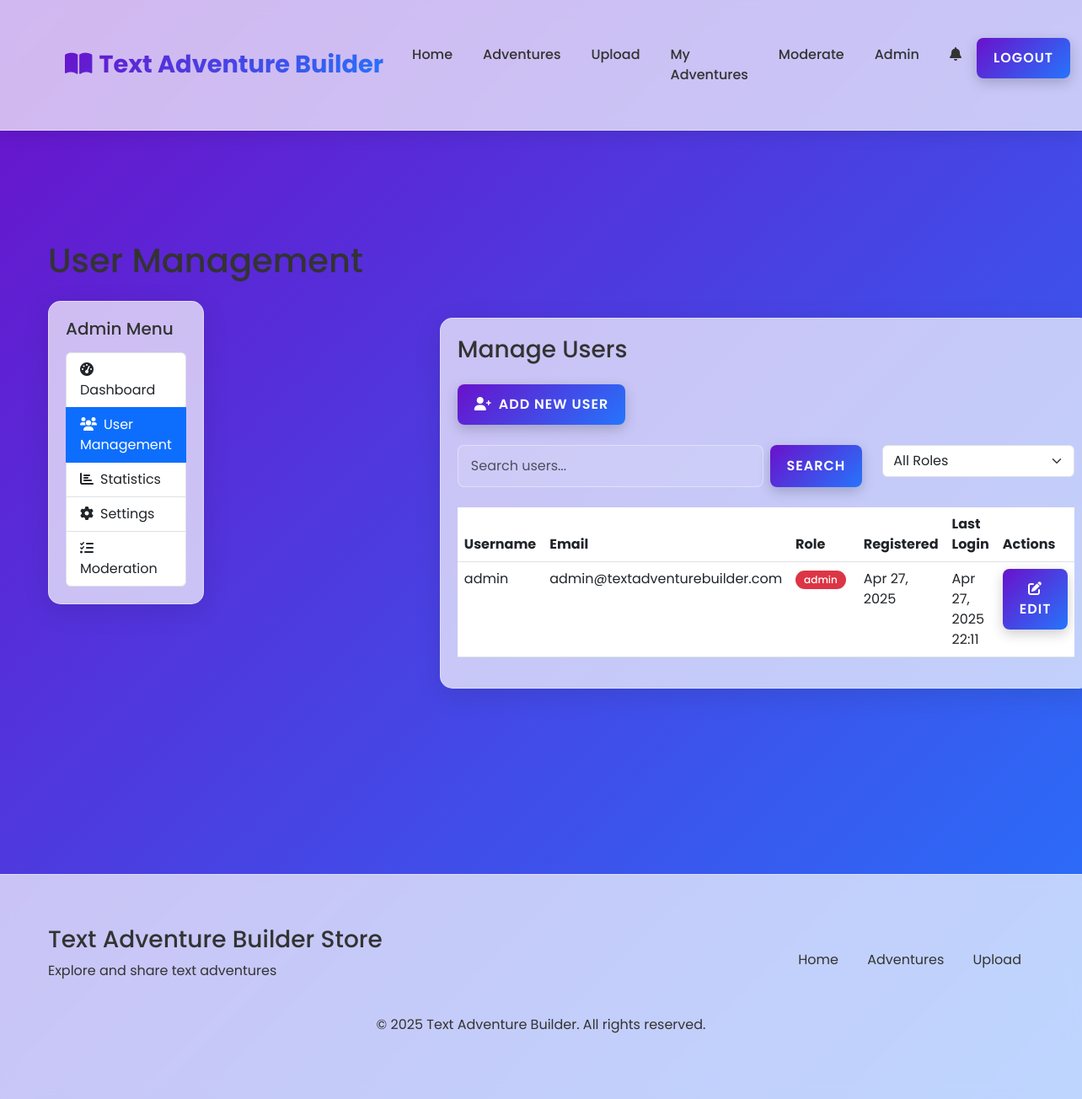
/admin/users (signed in), run on an earlier commit of the app's database.
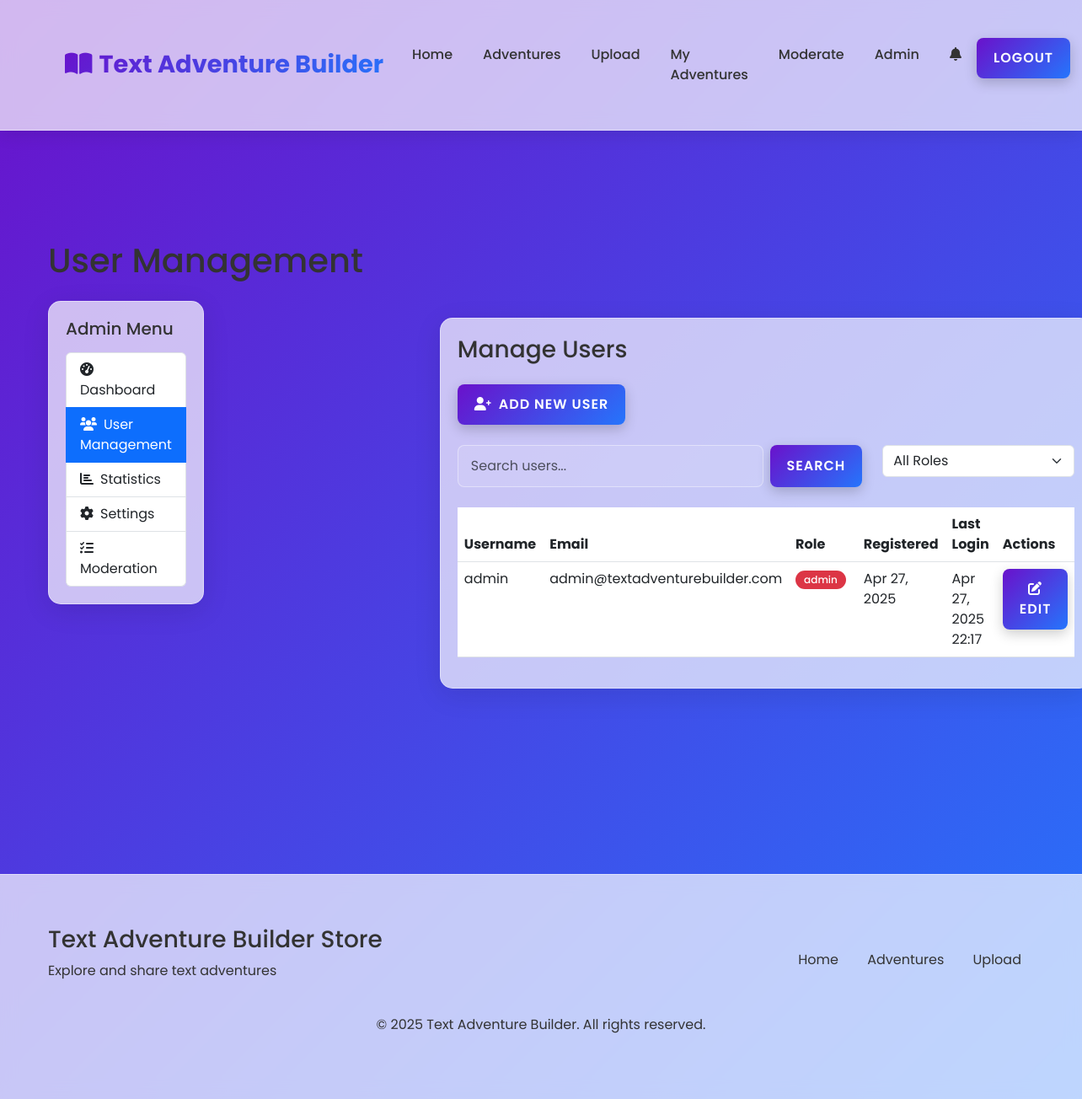
And on a later commit of the database.
### tables this page shows
CREATE TABLE users (
    id INTEGER PRIMARY KEY AUTOINCREMENT,
    username TEXT UNIQUE NOT NULL,
    email TEXT UNIQUE NOT NULL,
    password TEXT NOT NULL,
    role TEXT NOT NULL,
    created_at TIMESTAMP DEFAULT CURRENT_TIMESTAMP,
    last_login TIMESTAMP
);

### app.py (the view)
@app.route('/admin/users')
@admin_required
def admin_users():
    conn = get_db_connection()
    users = conn.execute('''
        SELECT id, username, email, role, created_at, last_login
        FROM users
        ORDER BY created_at DESC
    ''').fetchall()
    processed_users = []
    for user_row in users:
        user_dict = dict(user_row) # Convert Row object to dictionary
        try:
            user_dict['created_at'] = datetime.datetime.strptime(user_dict['created_at'], '%Y-%m-%d %H:%M:%S')
            if user_dict['last_login']:
                user_dict['last_login'] = datetime.datetime.strptime(user_dict['last_login'], '%Y-%m-%d %H:%M:%S.%f') # Handle potential microseconds from user login update
        except (ValueError, TypeError) as e:
            app.logger.error(f"Error parsing timestamp for user {user_dict.get('id')}: {e}")
        processed_users.append(user_dict)
    conn.close()
    return render_template('admin/users.html', users=processed_users)

### app.py (called while the page is built)
def get_db_connection():
    conn = sqlite3.connect(app.config['DATABASE'])
    conn.row_factory = sqlite3.Row
    return conn

def admin_required(f):
    @wraps(f)
    def decorated_function(*args, **kwargs):
        if 'user_id' not in session:
            flash('Please log in to access this page', 'error')
            return redirect(url_for('login', next=request.url))
        conn = get_db_connection()
        user = conn.execute('SELECT role FROM users WHERE id = ?', (session['user_id'],)).fetchone()
        conn.close()
        if user['role'] != 'admin':
            flash('You do not have permission to access this page', 'error')
            return redirect(url_for('index'))
        return f(*args, **kwargs)
    return decorated_function

def get_site_settings():
    conn = get_db_connection()
    settings = {}
    for row in conn.execute('SELECT setting_name, setting_value FROM site_settings').fetchall():
        settings[row['setting_name']] = row['setting_value']
    conn.close()
    return settings

def get_pending_moderation_count():
    if 'user_id' not in session:
        return 0
    conn = get_db_connection()
    user = conn.execute('SELECT role FROM users WHERE id = ?', (session['user_id'],)).fetchone()
    if user and user['role'] in ['admin', 'moderator']:
        count = conn.execute('SELECT COUNT(*) as count FROM adventures WHERE approved = 0').fetchone()['count']
    else:
        count = 0
    conn.close()
    return count

@app.context_processor
def inject_settings():
    settings = get_site_settings()
    pending_count = get_pending_moderation_count()
    return dict(settings=settings, pending_moderation_count=pending_count)

### templates/admin/users.html (shortened to what this page needs)
{% extends 'base.html' %}
{% block content %}
<section class="mt-4 fade-in">
    <h1 class="mb-4">User Management</h1>
    <div class="admin-container">
        <div class="admin-sidebar">
            <div class="glass-panel">
                <h5 class="mb-3">Admin Menu</h5>
                <ul class="list-group">
                    <a href="{{ url_for('admin_panel') }}" class="list-group-item list-group-item-action">
                        <i class="fas fa-tachometer-alt me-2"></i>Dashboard
                    </a>
                    <a href="{{ url_for('admin_users') }}" class="list-group-item list-group-item-action active">
                        <i class="fas fa-users me-2"></i>User Management
                    </a>
                    <a href="{{ url_for('admin_stats') }}" class="list-group-item list-group-item-action">
                        <i class="fas fa-chart-bar me-2"></i>Statistics
                    </a>
                    <a href="{{ url_for('admin_settings') }}" class="list-group-item list-group-item-action">
                        <i class="fas fa-cog me-2"></i>Settings
                    </a>
                    <a href="{{ url_for('moderate') }}" class="list-group-item list-group-item-action">
                        <i class="fas fa-tasks me-2"></i>Moderation
                    </a>
                </ul>
            </div>
        </div>
        <div class="admin-content">
            <div class="glass-panel">
                <h3 class="mb-4">Manage Users</h3>
                <div class="mb-4">
                    <button class="btn-3d" data-bs-toggle="modal" data-bs-target="#addUserModal"><i class="fas fa-user-plus me-2"></i>Add New User</button>
                </div>
                <div class="row mb-4">
                    <div class="col-md-8">
                        <form action="{{ url_for('admin_users') }}" method="get" class="d-flex">
                            <input type="text" name="search" class="form-control me-2" placeholder="Search users...">
                            <button type="submit" class="btn-3d">Search</button>
                        </form>
                    </div>
                    <div class="col-md-4">
                        <div class="d-flex justify-content-end">
                            <select class="form-select" id="role-filter" onchange="window.location = this.value;">
                                <option value="{{ url_for('admin_users') }}">All Roles</option>
                            </select>
                        </div>
                    </div>
                </div>
                <div class="table-responsive">
                    <table class="table">
                        <thead>
                            <tr>
                                <th>Username</th>
                                <th>Email</th>
                                <th>Role</th>
                                <th>Registered</th>
                                <th>Last Login</th>
                                <th>Actions</th>
                            </tr>
                        </thead>
                        <tbody>
                            {% for user in users %}
                                <tr>
                                    <td>{{ user.username }}</td>
                                    <td>{{ user.email }}</td>
                                    <td>
                                        <span class="badge {% if user.role == 'admin' %}bg-danger{% elif user.role == 'moderator' %}bg-warning{% else %}bg-info{% endif %}">
                                            {{ user.role }}
                                        </span>
                                    </td>
                                    <td>{{ user.created_at.strftime('%b %d, %Y') }}</td>
                                    <td>{{ user.last_login.strftime('%b %d, %Y %H:%M') if user.last_login else 'Never' }}</td>
                                    <td>
                                        <button class="btn-3d btn-sm" data-bs-toggle="modal" data-bs-target="#editUserModal{{ user.id }}">
                                            <i class="fas fa-edit"></i> Edit
                                        </button>
                                    </td>
                                </tr>
                            {% endfor %}
                        </tbody>
                    </table>
                </div>
            </div>
        </div>
    </div>
</section>
{% endblock %}

### templates/base.html (shortened to what this page needs)
<!DOCTYPE html>
<html lang="en">
<head>
    <link href="https://cdn.jsdelivr.net/npm/bootstrap@5.3.0-alpha1/dist/css/bootstrap.min.css" rel="stylesheet">
    <link href="https://cdnjs.cloudflare.com/ajax/libs/font-awesome/6.0.0/css/all.min.css" rel="stylesheet">
    <link href="{{ url_for('static', filename='css/style.css') }}" rel="stylesheet">
</head>
<body class="{% if settings.theme == 'dark' %}dark-theme{% endif %}">
    <nav class="navbar navbar-expand-lg">
        <div class="container">
            <a class="navbar-brand" href="{{ url_for('index') }}">
                <i class="fas fa-book-open me-2"></i>Text Adventure Builder
            </a>
            <div class="collapse navbar-collapse" id="navbarNav">
                <ul class="navbar-nav ms-auto">
                    <li class="nav-item">
                        <a class="nav-link" href="{{ url_for('index') }}">Home</a>
                    </li>
                    <li class="nav-item">
                        <a class="nav-link" href="{{ url_for('adventures') }}">Adventures</a>
                    </li>
                    {% if session.user_id %}
                        <li class="nav-item">
                            <a class="nav-link" href="{{ url_for('upload_adventure') }}">Upload</a>
                        </li>
                        <li class="nav-item">
                            <a class="nav-link" href="{{ url_for('my_adventures') }}">My Adventures</a>
                        </li>
                        {% if session.role in ['admin', 'moderator'] %}
                            <li class="nav-item">
                                <a class="nav-link position-relative" href="{{ url_for('moderate') }}">
                                    Moderate
                                </a>
                            </li>
                        {% endif %}
                        {% if session.role == 'admin' %}
                            <li class="nav-item">
                                <a class="nav-link" href="{{ url_for('admin_panel') }}">Admin</a>
                            </li>
                        {% endif %}
                        <li class="nav-item">
                            <a class="nav-link position-relative" href="{{ url_for('notifications') }}">
                                <i class="fas fa-bell"></i>
                            </a>
                        </li>
                        <li class="nav-item">
                            <a class="btn-3d" href="{{ url_for('logout') }}">Logout</a>
                        </li>
                    {% endif %}
                </ul>
            </div>
        </div>
    </nav>
    <div id="alert-container" class="container mt-3">
    </div>
    <main class="container">
        {% block content %}{% endblock %}
    </main>
    <footer class="footer">
        <div class="container">
            <div class="footer-content">
                <div class="footer-logo">
                    <h3>Text Adventure Builder Store</h3>
                    <p>Explore and share text adventures</p>
                </div>
                <div class="footer-links">
                    <a href="{{ url_for('index') }}">Home</a>
                    <a href="{{ url_for('adventures') }}">Adventures</a>
                    {% if session.user_id %}
                        <a href="{{ url_for('upload_adventure') }}">Upload</a>
                    {% else %}
                        <a href="{{ url_for('register') }}">Register</a>
                    {% endif %}
                </div>
            </div>
            <div class="text-center mt-4">
                <p>&copy; 2025 Text Adventure Builder. All rights reserved.</p>
            </div>
        </div>
    </footer>
</body>
</html>

### static/css/style.css (style rules this page uses)
:root { --primary-color: #6a11cb; --secondary-color: #2575fc; --text-color: #333; --text-light: #fff; --bg-color: #f5f7fa; --card-bg: rgba(255, 255, 255, 0.7); --card-border: rgba(255, 255, 255, 0.4); --card-shadow: rgba(0, 0, 0, 0.1); --success-color: #28a745; --danger-color: #dc3545; --warning-color: #ffc107; --info-color: #17a2b8; }
* { margin: 0; padding: 0; box-sizing: border-box; }
body { font-family: 'Poppins', sans-serif; background: var(--bg-color); color: var(--text-color); min-height: 100vh; background-image: linear-gradient(135deg, var(--primary-color) 0%, var(--secondary-color) 100%); background-attachment: fixed; transition: all 0.3s ease; }
.glass-panel { background: var(--card-bg); border-radius: 15px; backdrop-filter: blur(10px); border: 1px solid var(--card-border); box-shadow: 0 8px 32px 0 var(--card-shadow); padding: 20px; margin-bottom: 30px; transition: transform 0.3s ease, box-shadow 0.3s ease; }
.btn-3d { position: relative; display: inline-block; padding: 12px 20px; background: linear-gradient(135deg, var(--primary-color) 0%, var(--secondary-color) 100%); color: var(--text-light); border-radius: 8px; border: none; font-weight: 600; text-transform: uppercase; letter-spacing: 1px; cursor: pointer; box-shadow: 0 5px 15px rgba(0, 0, 0, 0.2); transition: all 0.3s ease; text-decoration: none; text-align: center; }
.navbar { background: var(--card-bg); backdrop-filter: blur(10px); border-bottom: 1px solid var(--card-border); box-shadow: 0 4px 20px 0 var(--card-shadow); padding: 15px 0; position: sticky; top: 0; z-index: 1000; }
.navbar-brand { font-size: 1.8rem; font-weight: 700; background: linear-gradient(135deg, var(--primary-color) 0%, var(--secondary-color) 100%); -webkit-background-clip: text; -webkit-text-fill-color: transparent; margin-left: 20px; }
.navbar-nav { margin-right: 20px; }
.nav-link { color: var(--text-color); font-weight: 500; margin: 0 10px; position: relative; transition: all 0.3s ease; }
.nav-link::after { content: ''; position: absolute; width: 0; height: 2px; bottom: -5px; left: 0; background: linear-gradient(135deg, var(--primary-color) 0%, var(--secondary-color) 100%); transition: width 0.3s ease; }
.container { max-width: 1200px; margin: 0 auto; padding: 30px 15px; }
.form-control { background: rgba(255, 255, 255, 0.1); border: 1px solid var(--card-border); border-radius: 8px; padding: 12px 15px; color: var(--text-color); transition: all 0.3s ease; }
.badge { padding: 5px 10px; border-radius: 20px; font-weight: 500; margin-right: 5px; margin-bottom: 5px; display: inline-block; }
.footer { background: var(--card-bg); backdrop-filter: blur(10px); border-top: 1px solid var(--card-border); padding: 30px 0; margin-top: 50px; }
.footer-content { display: flex; justify-content: space-between; align-items: center; flex-wrap: wrap; }
.footer-links a { margin: 0 15px; color: var(--text-color); text-decoration: none; transition: color 0.3s ease; }
.admin-content { margin-left: 250px; padding: 20px; transition: all 0.3s ease; }
.fade-in { animation: fadeIn 0.5s ease forwards; }

### templates/admin/users.html (style rules this page uses)
.admin-container { display: flex; }
.admin-sidebar { width: 250px; min-height: calc(100vh - 200px); }
.admin-content { flex: 1; padding-left: 30px; }

What changed in the data, as far as the page shows it:
changed users "admin": last_login "Apr 27, 2025 22:11" → "Apr 27, 2025 22:17"
